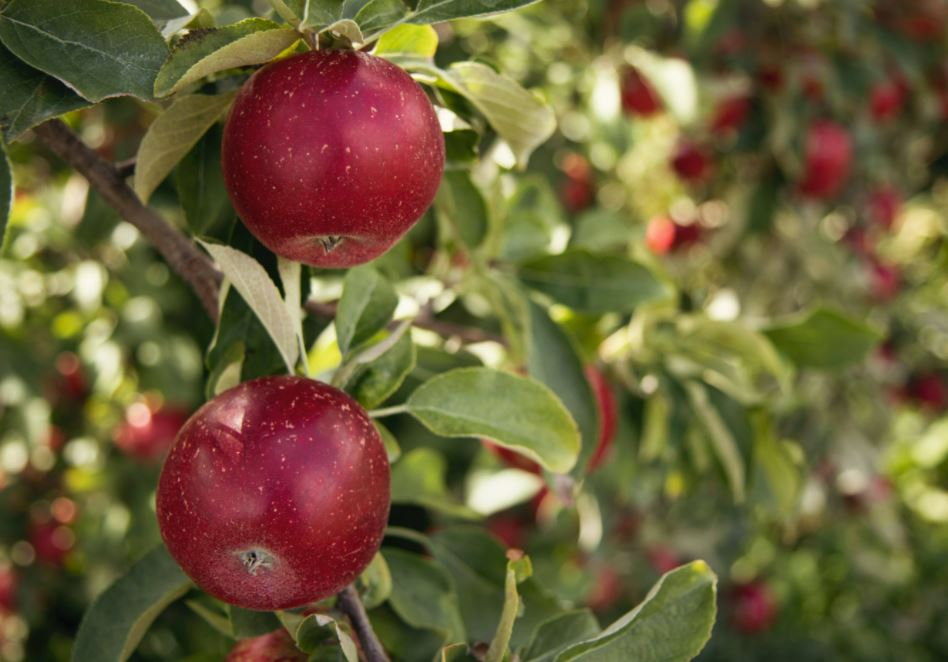
#> input picture OpenCV-Python/Code/6_Hist/apple_tree.jpg, 948 x 662 px
$ python numpy_calcback.py
#> lines starting #> are read from the running program, lines starting #| are printed output that depends on the picture; after the words box and inside, x2 and y2 are one past the last pixel; in counts of white or black regions, pixels touching at a corner belong together
import cv2
import numpy as np
import matplotlib.pyplot as plt

img = cv2.imread('apple_tree.jpg')
#> img is the input picture: shape (662, 948, 3); mean B, G, R 57.8, 95.9, 109.2
plate = cv2.imread('apple.jpg')
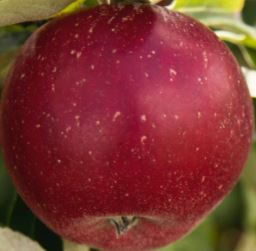
#> input picture OpenCV-Python/Code/6_Hist/apple.jpg, 256 x 251 px
#> plate is the input picture: shape (251, 256, 3); mean B, G, R 49.4, 53.1, 126.2

hsv_img = cv2.cvtColor(img,cv2.COLOR_BGR2HSV)
#> hsv_img: shape (662, 948, 3); mean H, S, V 45.4, 133.8, 113.9
hsv_plate = cv2.cvtColor(plate,cv2.COLOR_BGR2HSV)
#> hsv_plate: shape (251, 256, 3); mean H, S, V 114.3, 178.1, 127.1

hist_img = cv2.calcHist([hsv_img],[0,1],None,[180,256],[0,180,0,256])
hist_plate = cv2.calcHist([hsv_plate],[0,1],None,[180,256],[0,180,0,256])
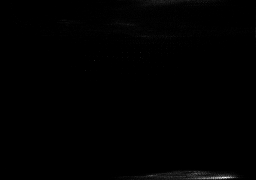
#> hist_plate: shape (180, 256) float32; min 0, max 339, mean 1.4; drawn with min black and max white

# 计算 模板/输入 进行反向投影
R = hist_plate/hist_img

h,s,v = cv2.split(hsv_img)
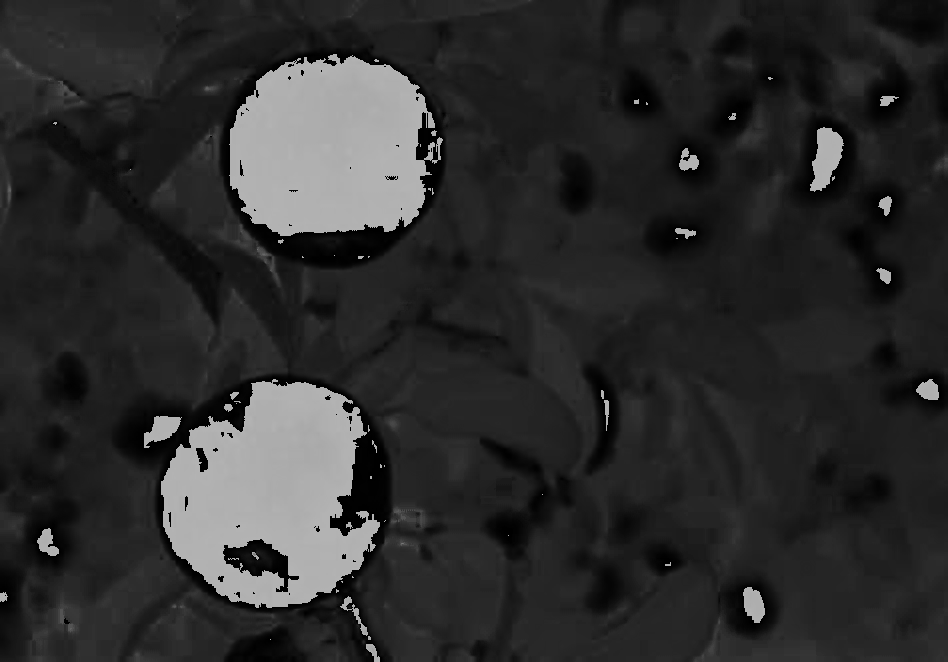
#> h: shape (662, 948); min 0, max 179, mean 45.4
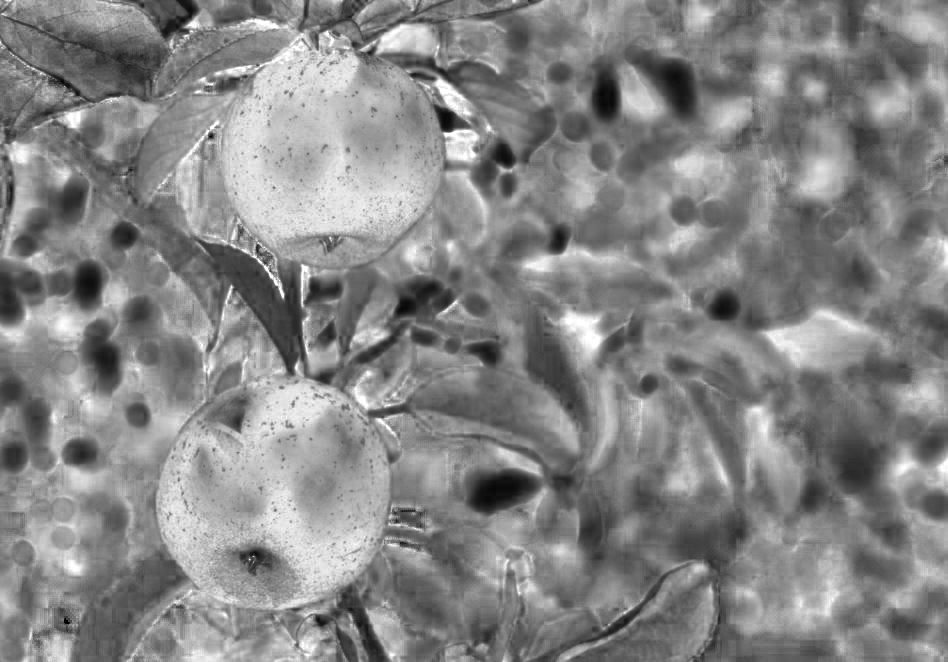
#> s: shape (662, 948); min 0, max 255, mean 133.8
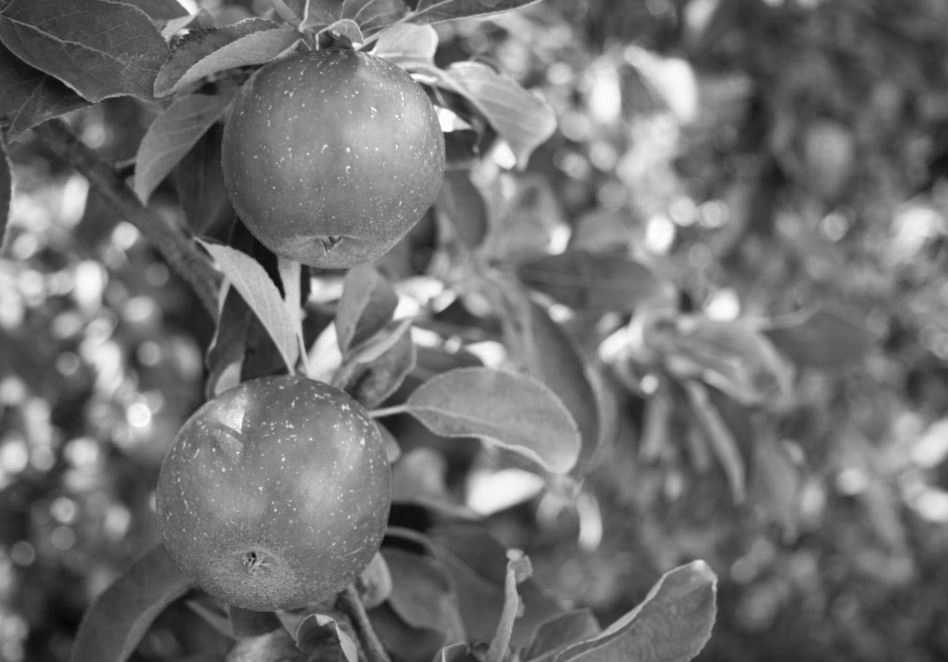
#> v: shape (662, 948); min 7, max 255, mean 113.9
B = R[h.ravel(),s.ravel()]
B = np.minimum(B,1)
B = B.reshape(hsv_img.shape[:2])
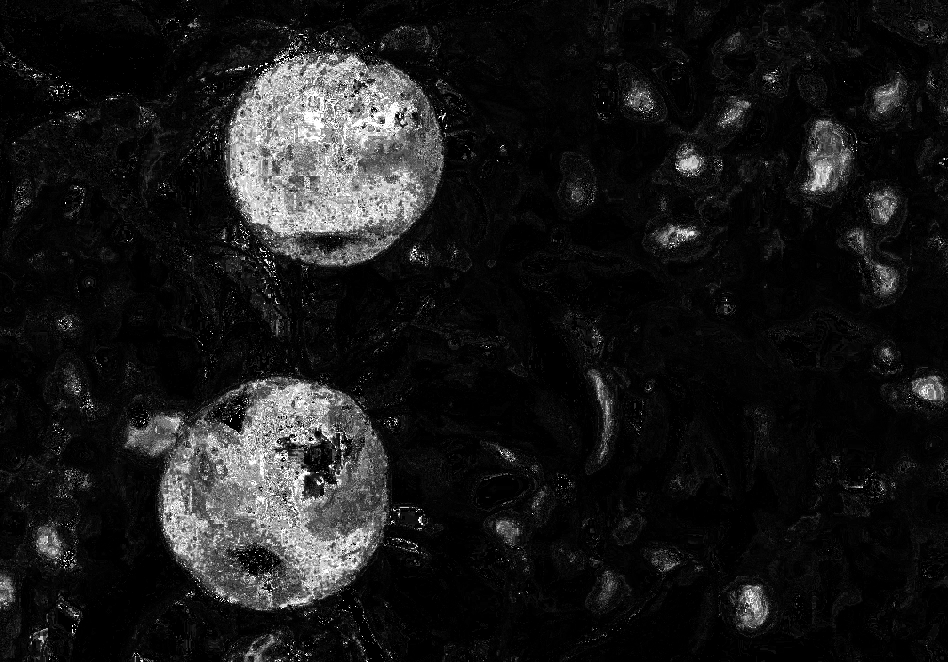
#> B: shape (662, 948) float32; min 0, max 1, mean 0.1

# 进行卷积
disc = cv2.getStructuringElement(cv2.MORPH_ELLIPSE,(5,5))
B = cv2.filter2D(B,-1,disc)
B = np.uint8(B)
cv2.normalize(B,B,0,255,cv2.NORM_MINMAX)

ret,thresh = cv2.threshold(B,50,255,0)
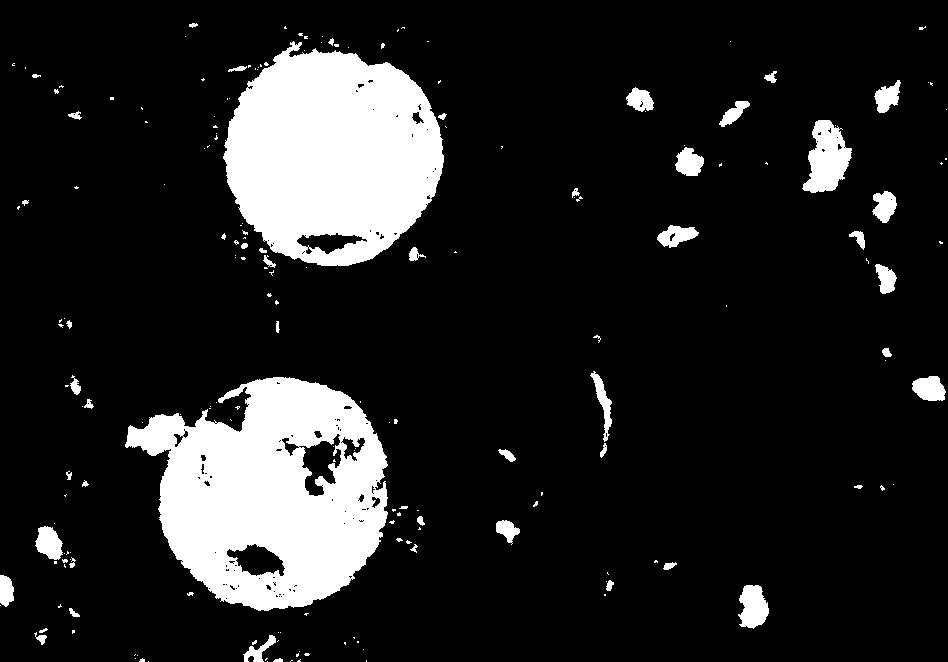
#> thresh: shape (662, 948); 13.9% white; 195 white regions (142 under 20 px), largest, box (x1, y1, x2, y2) and area: (125, 377, 388, 611) 38928, (223, 41, 444, 266) 35918, (802, 120, 852, 193) 2261

while True:
    cv2.imshow('res',thresh)
    key = cv2.waitKey(1)
#> (key Esc is pressed here)
    if key == 27:
        break

cv2.destroyAllWindows()
